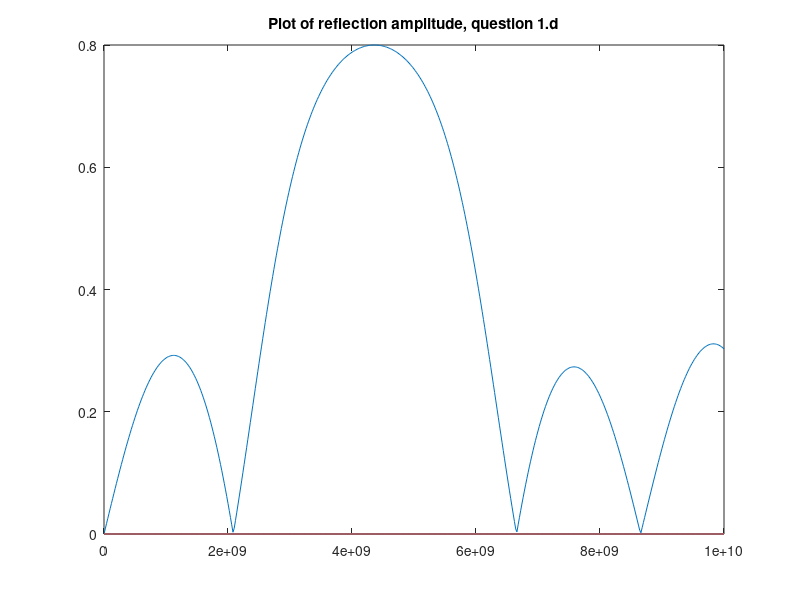

The MATLAB source for this figure:
clear; close all;
freq =0:0.02e9:10e9;
nb = 377/sqrt(3);
na = 377;

reCoefficient1 = 0.267949;
betaB = 5.777e-9;
betaA = 3.333e-9;
impedenceB1 = zeros(length(freq));
impedenceB2 = zeros(length(freq));

impedenceA = zeros(length(freq));
reCoefficient2 = zeros(length(freq));
reCoefficient3 = zeros(length(freq));
reCoefficient4 = zeros(length(freq));
for k=1: length(freq)
    impedenceB1(k) = nb .* (1+reCoefficient1.*exp(-2j.*betaB.*(2*pi).*freq(k).*0.01))./(1-reCoefficient1.*exp(-2j.*betaB.*(2*pi).*freq(k).*0.01));
    reCoefficient2(k) = (impedenceB1(k) - na)/(impedenceB1(k) + na);
    impedenceA(k) = na .* (1+reCoefficient2(k).*exp(-2j.*betaA.*(2*pi).*freq(k).*0.017))./(1-reCoefficient2(k).*exp(-2j.*betaA.*(2*pi).*freq(k).*0.017));
    reCoefficient3(k) = (impedenceA(k) - nb)/(impedenceA(k) + nb);
    impedenceB2(k) = nb .* (1+reCoefficient3(k).*exp(-2j.*betaB.*(2*pi).*freq(k).*0.01))./(1-reCoefficient3(k).*exp(-2j.*betaB.*(2*pi).*freq(k).*0.01));
    reCoefficient4(k) = abs((impedenceB2(k) - na)/(impedenceB2(k) + na));
end



plot(freq,reCoefficient4)

title('Plot of reflection amplitude, question 1.d')
%xlabel('0 < \thetai < 90 (degree)') 